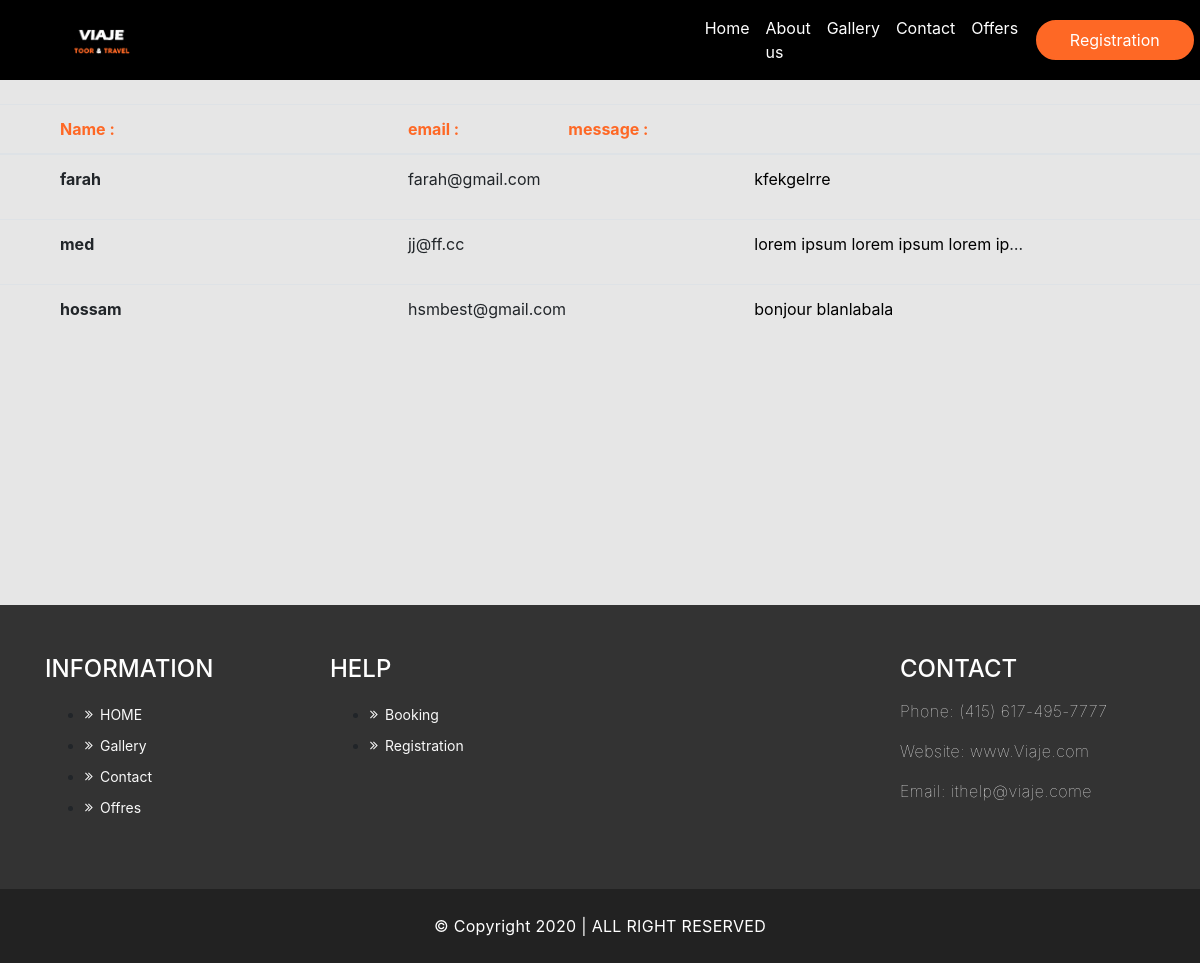
/admin-views/contact.php, run on the app's committed database.
### tables this page shows
CREATE TABLE IF NOT EXISTS `contact` (
  `contact_id` int(11) NOT NULL AUTO_INCREMENT,
  `name` varchar(255) DEFAULT NULL,
  `email` varchar(255) DEFAULT NULL,
  `message` longtext,
  PRIMARY KEY (`contact_id`)
);

### App/Database.php (called while the page is built, shortened)
<?php
    class Database{
        public function getpdo(){
            try{
            $pdo=new PDO('mysql:host=localhost:3308;dbname=travel','root','root');
            $pdo->setAttribute(PDO::ATTR_ERRMODE, PDO::ERRMODE_EXCEPTION);
            } catch(EXCEPTION $libiti){
                echo $libiti->getMessage();
            }
            return $pdo;
        }
    }
?>

### admin-views/contact.php (the view, shortened to what this page needs)
<?php
require_once("../App/Database.php");
$con=new Database();
$con->getpdo();
$sql=$con->getpdo()->query("select * from contact");
$fetsh=$sql->fetchAll();
?>
<!DOCTYPE html>
<html lang="en">
<head>
    <link rel="stylesheet" href="https://cdnjs.cloudflare.com/ajax/libs/font-awesome/4.7.0/css/font-awesome.min.css">
    <link rel="stylesheet" href="../style.css">
    <link rel="stylesheet" href="https://stackpath.bootstrapcdn.com/bootstrap/4.5.0/css/bootstrap.min.css">
</head>
<body style="background-color: #E6E6E6;">
    <?php require_once("../header/nav.php") ?>
    <div class="tb">
      <table class="table" style="margin-top: 2%; padding-left: 5%;">
        <thead>
          <tr>
            <th scope="col" style="padding-left: 5%; color:#FE6825;">Name :</th>
            <th scope="col" style="padding-left: 20%; color:#FE6825;">email :</th>
            <th scope="col" style="color:#FE6825;">message :</th>
          </tr>
        </thead>
      <tbody>
        <?php foreach($fetsh as $ele){ ?>
          <tr>
            <th scope="row" style="padding-left: 5%;"><?php echo $ele["name"] ?></th>
            <td style="padding-left: 20%;"><?php echo $ele["email"] ?></td>
            <td style="padding-left: 16.5%;"><p class="msg"><a href="single-msg.php?msg=<?php echo $ele["contact_id"] ?>"><?php echo $ele["message"] ?></a></p></td>
          </tr>
        <?php } ?>
      </tbody>
  </table>
</div>
    <footer id="mu-footer" style="margin-top: 20%;">
    <div class="mu-footer-top">
      <div class="container">
        <div class="mu-footer-top-area">
          <div class="row">
            <div class="col-lg-3 col-md-3 col-sm-3">
              <div class="mu-footer-widget">
                <h4>Information</h4>
                <ul>
                  <li><a href="">HOME</a></li>
                  <li><a href="">Gallery</a></li>
                  <li><a href="">Contact</a></li>
                  <li><a href="">Offres</a></li>
                </ul>
              </div>
            </div>
            <div class="col-lg-3 col-md-3 col-sm-3">
              <div class="mu-footer-widget">
                <h4>Help</h4>
                <ul>
                  <li><a href="contact.html">Booking</a></li>
                  <li><a href="contact.html">Registration</a></li>
                </ul>
              </div>
            </div>
            <div class="col-lg-3 col-md-3 col-sm-3">
            </div>
            <div class="col-lg-3 col-md-3 col-sm-3">
              <div class="mu-footer-widget">
                <h4>Contact</h4>
                <address>
                  <p>Phone: (415) 617-495-7777 </p>
                  <p>Website: www.Viaje.com</p>
                  <p>Email: ithelp@viaje.come</p>
                </address>
              </div>
            </div>
          </div>
        </div>
      </div>
    </div>
    <div class="mu-footer-bottom">
      <div class="container">
        <div class="mu-footer-bottom-area">
          <p>© Copyright 2020 | ALL RIGHT RESERVED</p>
        </div>
      </div>
    </div>
  </footer>
</body>
</html>

### style.css (style rules this page uses)
#mu-footer { display: inline; float: left; width: 100%; }
#mu-footer .mu-footer-top { background-color: #333; display: inline; float: left; padding: 50px 0; width: 100%; }
#mu-footer .mu-footer-top .mu-footer-top-area { display: inline; float: left; width: 100%; }
#mu-footer .mu-footer-top .mu-footer-top-area .mu-footer-widget { display: inline; float: left; width: 100%; }
#mu-footer .mu-footer-top .mu-footer-top-area .mu-footer-widget h4 { color: #fff; margin-bottom: 15px; text-transform: uppercase; }
#mu-footer .mu-footer-top .mu-footer-top-area .mu-footer-widget ul li a { color: #f9f9f9; display: inline-block; font-size: 14px; font-weight: normal; padding: 5px 0 5px 15px; position: relative; text-transform: capitalize; -webkit-transition: all 0.5s; -moz-transition: all 0.5s; -ms-transition: all 0.5s; -o-transition: all 0.5s; transition: all 0.5s; }
#mu-footer .mu-footer-top .mu-footer-top-area .mu-footer-widget ul li a:before { content: "\f101"; font-family: FontAwesome; left: 0; position: absolute; top: 5px; }
#mu-footer .mu-footer-top .mu-footer-top-area .mu-footer-widget p { color: #f9f9f9; }
#mu-footer .mu-footer-top .mu-footer-top-area .mu-footer-widget address p { font-weight: lighter; letter-spacing: 0.5px; }
#mu-footer .mu-footer-bottom { background-color: #222; display: inline; float: left; padding: 25px 0; width: 100%; }
#mu-footer .mu-footer-bottom .mu-footer-bottom-area { display: inline; float: left; text-align: center; width: 100%; }
#mu-footer .mu-footer-bottom .mu-footer-bottom-area p { color: #fff; margin-bottom: 0; letter-spacing: 0.3px; }

### admin-views/contact.php (style rules this page uses)
.msg { white-space: nowrap; width: 270px; overflow: hidden; text-overflow: ellipsis; }
.msg a { text-decoration: none ; color: black; }

### data on the page
contact: name "farah", email "farah@gmail.com", message "kfekgelrre"
contact: name "med", email "jj@ff.cc", message "lorem ipsum lorem ipsum lorem ip…"
contact: name "hossam", email "hsmbest@gmail.com", message "bonjour blanlabala"
